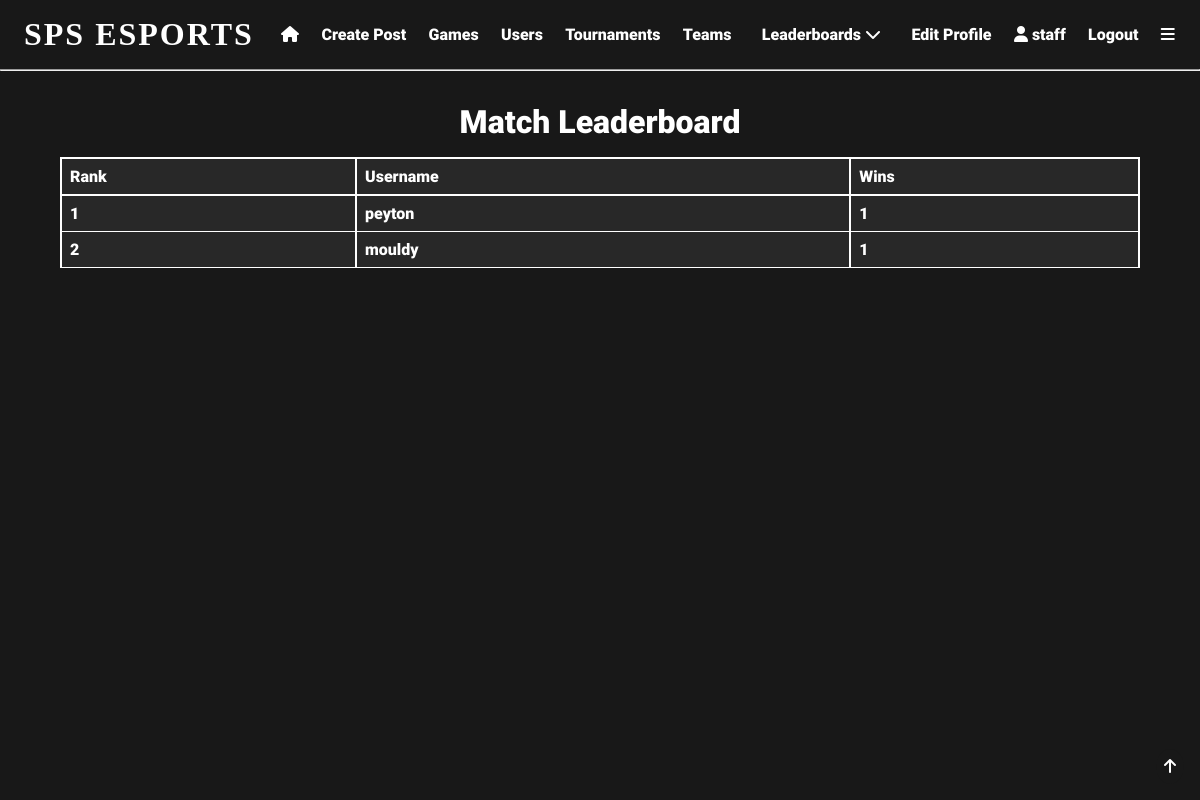
Screenshot of /match_leaderboard (signed in) with the database file from the repository.
### app/models.py (models this page shows, shortened)
class User(UserMixin, db.Model):
    user_id = db.Column(db.Integer, primary_key=True)
    username = db.Column(db.String(64), index=True, unique=True)
    email = db.Column(db.String(120), index=True, unique=True)
    password_hash = db.Column(db.String(128), nullable=False)
    pfp = db.Column(db.String(140))
    user_bio = db.Column(db.String(140), default='New to SPS eSports!!!')
    pronouns = db.Column(db.String(64), nullable=True)
    skill_level = db.Column(db.String(64), default='Unsure')
    role = db.Column(db.String(64))
    grade = db.Column(db.String(64), nullable=True)
    availability = db.Column(db.String(140), default='Unsure')
    teams = db.relationship('Teams', back_populates='user')
    team_users = db.relationship('TeamUsers', back_populates='user')
    posts = db.relationship('Posts', back_populates='user')
    likes = db.relationship('Likes', back_populates='user')
    tournaments = db.relationship('Tournaments', back_populates='user')
    favourite_games = db.relationship('FavouriteGames', back_populates='user')
    tournament_users = db.relationship('TournamentUsers', back_populates='user')
    comments = db.relationship('Comments', back_populates='user')
    matches = db.relationship('Matches', back_populates='user')
    match_users = db.relationship('MatchUsers', back_populates='user')
    following = db.relationship('Following', backref='user', foreign_keys='Following.user_id')
    followed = db.relationship('Following', foreign_keys='Following.following_id')

### app/routes.py (the view)
@app.route('/match_leaderboard', methods=['GET', 'POST'])
@login_required
def match_leaderboard():
    users = User.query.filter_by(role='Student').all()
    leaderboard = []
    for user in users:
        matches_won = MatchUsers.query.filter_by(match_user=user.user_id).count()
        if matches_won > 0:
            leaderboard.append((user, matches_won))
    leaderboard = sorted(leaderboard, key=lambda x: x[1], reverse=True)
    return render_template('match_leaderboard.html', title="Match Leaderboard", leaderboard=leaderboard)

### app/models.py (called while the page is built)
@login.user_loader
def load_user(user_id):
    return User.query.get(int(user_id))  # returns the user id as an integer

### app/templates/match_leaderboard.html (shortened to what this page needs)
{% extends 'base.html' %}
{% block content %}
<div class="centre">
    <div class="results">
        <h1>Match Leaderboard</h1>
        <table>
            <tr>
                <th>Rank</th>
                <th>Username</th>
                <th>Wins</th>
            </tr>
            {% set count = namespace(c=0) %}
            {% for entry in leaderboard %}
            {% set count.c = count.c + 1 %}
            <tr>
                <td>
                    {{count.c}}
                </td>
                <td>
                    {{entry[0].username}}
                </td>
                <td>
                    {{entry[1]}}
                </td>
            </tr>
            {% endfor %}
        </table>
    </div>
</div>
{% endblock %}

### app/templates/base.html (shortened to what this page needs)
<!DOCTYPE html>
<html lang="en">
<head>
    <link rel="stylesheet" href="{{ url_for('static', filename='css/styles.css') }}">
</head>
<body>
  <div id="top" class="header">
      {% if current_user.is_anonymous %}
        <h1 onclick="location.href='login'">SPS ESPORTS</h1>
        <a href="{{ url_for('login') }}">Login</a>
        <a href="{{ url_for('register') }}">Register</a>
      {% else %}
        <h1 onclick="location.href='{{url_for('index')}}'">SPS ESPORTS</h1>
        <a href="{{ url_for('index') }}"><i class="fa-solid fa-house"></i></a>
        <a href="{{ url_for('create_post') }}">Create Post</a>
        <a href="{{ url_for('search') }}">Games</a>
        <a href="{{ url_for('user_search') }}">Users</a>
        <a href="{{ url_for('tournament_search') }}">Tournaments</a>
        <a href="{{url_for('team_search')}}">Teams</a>
        <div class="expand">
            <div class="expand-button">
                <a href="javascript:showDropdown()">Leaderboards  <i class="fa-solid fa-chevron-down"></i></a>
            </div>
        </div>
        <a href="{{ url_for('edit_profile') }}">Edit Profile</a>
        <a href="{{ url_for('user', username=current_user.username) }}"><i class="fa-solid fa-user"></i>   {{current_user.username}}</a>
        <a href="{{ url_for('logout') }}">Logout</a>
        <a href="javascript:navBar()"><i class="fa-solid fa-bars"></i></a>
      {% endif %}
  </div>
    <hr>
  <div class="topbutton">
    <a href="#top"><i class="fa-solid fa-arrow-up"></i></a>
  </div>
{% block content %} {% endblock %}
</body>
</html>

### app/static/css/styles.css (style rules this page uses)
* { margin: 0; padding: 0; box-sizing: border-box; scroll-behavior: smooth; scrollbar-width: thin; scrollbar-color: white var(--bg); }
body { background: var(--bg); color: white; }
:root { --accent: #e81c29; --bg: #181818; --bg2: #282828; --lightbg: rgba(255,255,255,0.05); }
.header { display:flex; align-items: center; padding: 1em 0.5em; }
.header a { padding: 0em 0.7em; font-family: 'Roboto'; font-size: 1em; text-decoration: none; transition: 0.5s; position: relative; transition: 0.3s; color: white; }
.header a::before { content: ''; position: absolute; width: 100%; height: 2px; left: 0; bottom: -2px; background-color: var(--accent); transform-origin: right; transform: scaleX(0); transition: transform 0.3s; }
.header h1 { box-shadow: inset 0 0 0 0 var(--bg); font-family: 'Nausea'; letter-spacing: 2px; padding: 0 0.5em; position: relative; transition: color 0.3s ease-in-out, box-shadow 0.3s ease-in-out; }
.expand { font-family: 'Roboto'; padding: 0.5em; position: relative; }
h1 { font-family: 'Roboto'; font-size: 2em; }
.centre h1 { text-align: center; }
.topbutton { position: fixed; bottom: 1em; right: 1em; padding: 0.5em; border-radius: 50%; background-color: var(--bg); color: white; font-family: 'Roboto'; font-size: 1em; transition: 0.5s; }
a { color: white; text-decoration: none; transition: 0.5s; padding: 0.5em 0; position: relative; font-family: 'Roboto'; }
a::before { content: ''; position: absolute; width: 100%; height: 2px; left: 0; bottom: -2px; background-color: var(--accent); transform-origin: right; transform: scaleX(0); transition: transform 0.3s; }
.centre { display: flex; flex-flow: row wrap; align-items: center; justify-content: center; width: 100%; margin: 1em 0; }
.results { display: flex; flex-flow: column wrap; align-items: center; justify-content: center; width: 90%; margin: 1em 0; font-family: 'Roboto'; }
.results table { width: 100%; border-collapse: collapse; margin: 1em 0; text-align: left; }
.results th { padding: 0.5em; border: 2px solid white; background-color: var(--bg2); }
.results td { padding: 0.5em; border: 1px solid white; border-right: 2px solid white; border-left: 2px solid white; background-color: var(--bg2); }

### rows the page displays
User: username "staff"
User: c "1", username "peyton", user_id "1"
User: c "2", username "mouldy", entry "1"
